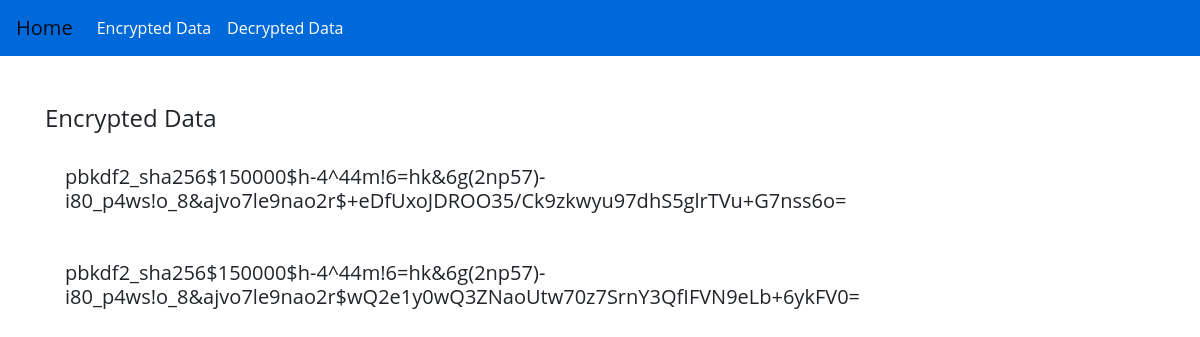
Before: /encrypted/ with the older database file.
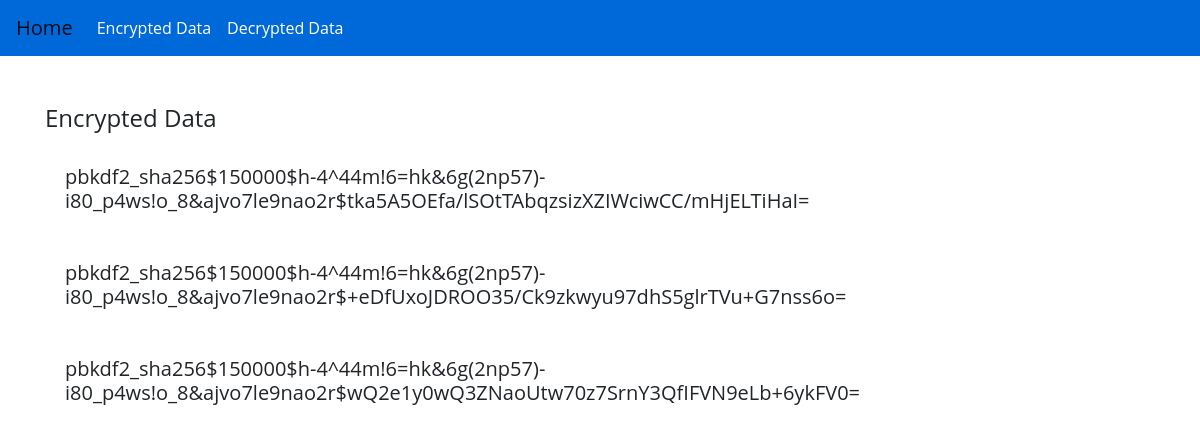
After: the same page with the newer database file.
### encryptapp/models.py (models this page shows, shortened)
class EncryptData(models.Model):
    encrypted = models.CharField(max_length=256, unique=True, default=None)
    decrypted = models.CharField(max_length=256, unique=True, default=None, null=True, blank="True")
    pub_date = models.DateTimeField('date published', null=True)

### encryptapp/views.py (the view)
# urls.py: path('encrypted/', list_data, name='list_data'),
def list_data(request):
    list1 = EncryptData.objects.all().order_by('-id')
    context = {
        "list1": list1,
    }
    return render(request, 'encrypted.html', context)

### templates/encrypted.html (shortened to what this page needs)
{% extends "base.html" %}
{% load staticfiles %}
{% load i18n %}
{% load crispy_forms_tags %}
{% block content %}
<main>
  <div class="container">
      <section class="mt-5 wow fadeIn">
        <div class="row">
          <div class="col-md-9 mb-4">
              <h4 class="card-title">Encrypted Data</h4>
           {% for data in list1 %}
            <div class="card-body">
                <h5>{{ data.encrypted }}</h5>
            </div>
            {% endfor %}
          </div>
      </div>
    </section>
    </div>
<br>
</main>
{% endblock %}

### templates/base.html (shortened to what this page needs)
{% load staticfiles %}
{% load pwa %}
<!DOCTYPE html>
<html lang="en">
  <head>
    <link rel="stylesheet" href="https://maxcdn.bootstrapcdn.com/font-awesome/4.7.0/css/font-awesome.min.css">
  <link rel="stylesheet" href="https://stackpath.bootstrapcdn.com/bootstrap/4.2.1/css/bootstrap.min.css">
    <link rel="stylesheet" href="https://cdnjs.cloudflare.com/ajax/libs/baguettebox.js/1.10.0/baguetteBox.min.css" />
</head>
  <body>
<nav class="navbar navbar-expand-lg navbar-light bg-light" style="background: #0069D9 !important; ">
  <a class="navbar-brand" href="{% url 'index' %}">Home</a>
  <div class="collapse navbar-collapse" id="navbarNavAltMarkup" >
    <div class="navbar-nav">
      <a class="nav-item nav-link" href="{% url 'list_data' %}" style="color: #fff !important;">Encrypted Data</a>
      <a class="nav-item nav-link" href="{% url 'original_data' %}" style="color: #fff !important;">Decrypted Data</a>
    </div>
  </div>
</nav>
    {% block content %}
    {% endblock %}
  </body>
</html>

### templates/javascript.html (shortened to what this page needs)
{% load staticfiles %}

Changed rows visible on the page:
added EncryptData: encrypted "pbkdf2_sha256$150000$h-4^44m!6=hk&6g(2np57)-i80_p4ws!o_8&ajvo7le9nao2r$tka5A5OEfa/lSOtTAbqzsizXZIWciwCC/mHjELTiHaI="
